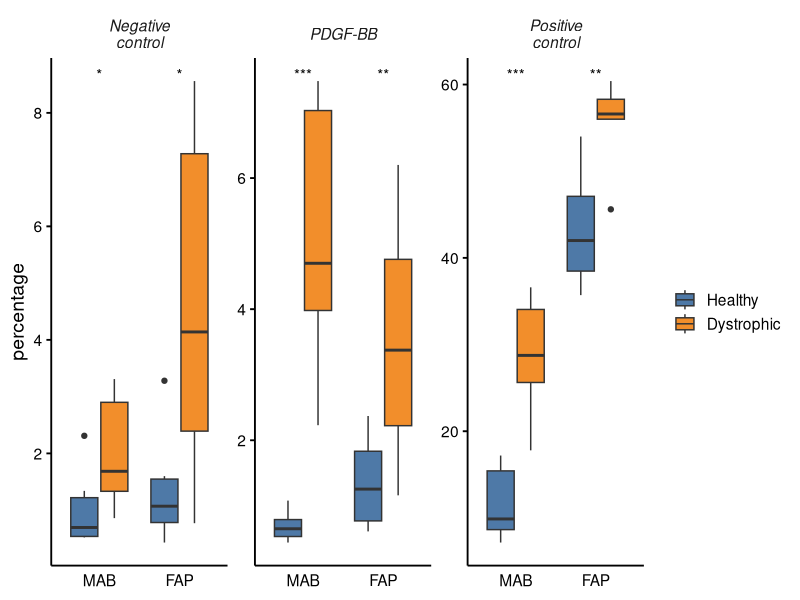
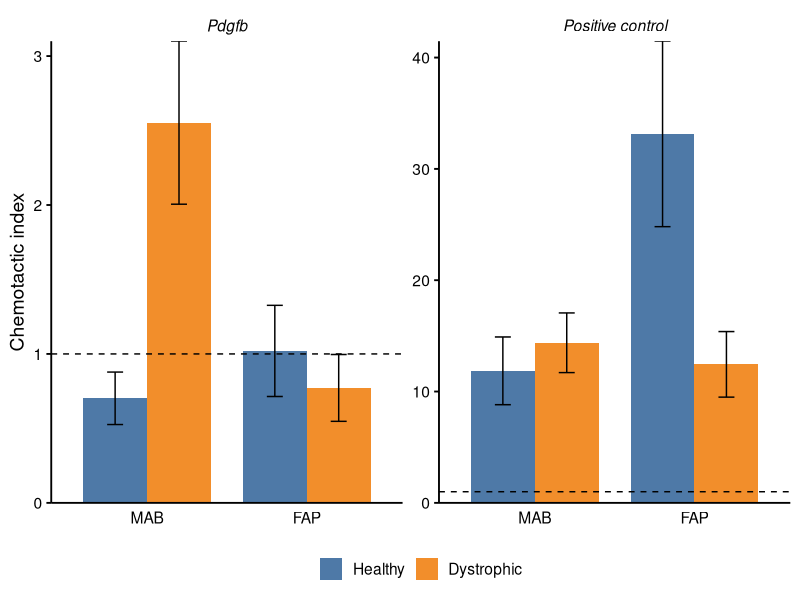
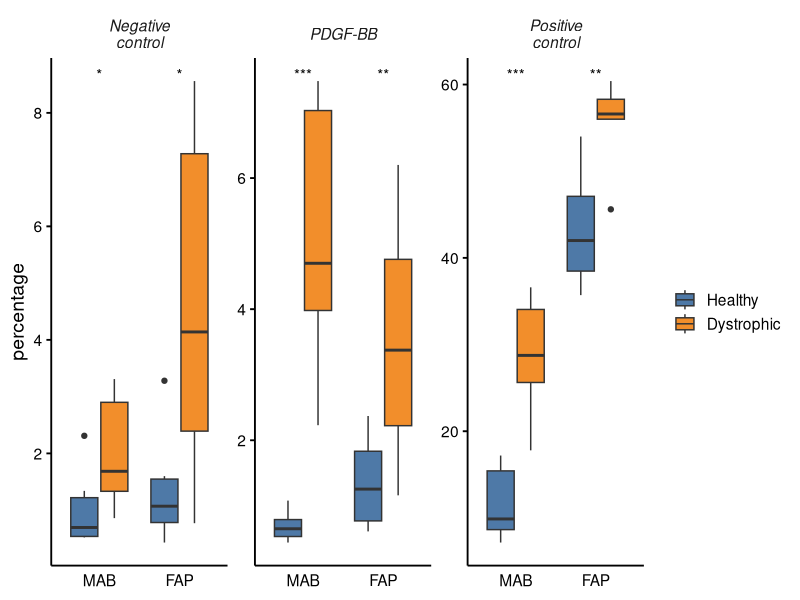
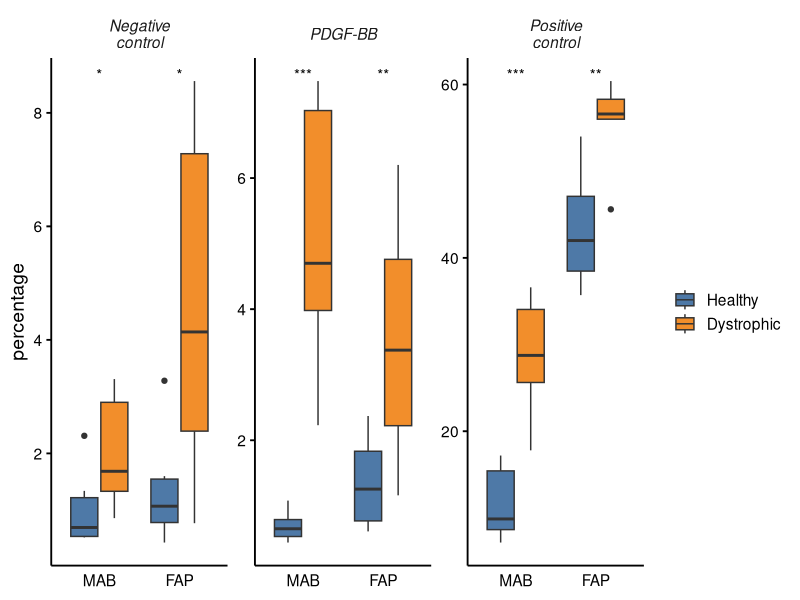
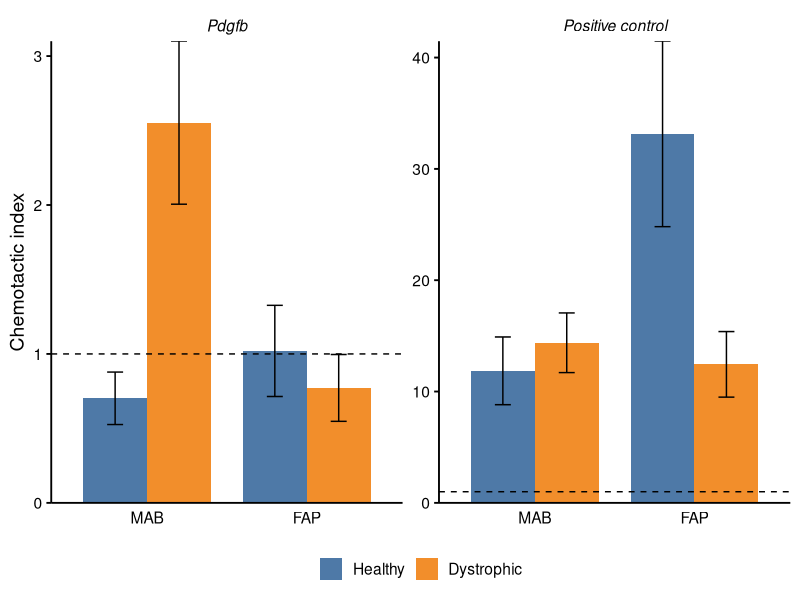
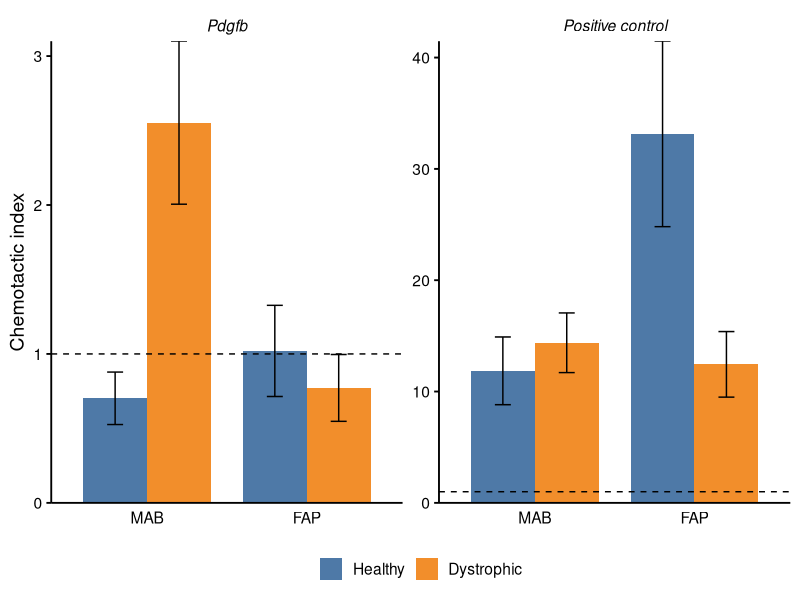

These charts were generated, in order, by the following R code:
## ---- chunk 1
knitr::opts_chunk$set(echo = TRUE)
## ---- chunk 2
library(readxl)
library(tidyr)
library(dplyr)
library(ggplot2)
library(ggpubr)
## ---- chunk 3
df <- read_excel("data/Transwell_migration_pdgf_plate_2.xlsx", col_names = TRUE)
df
## ---- chunk 4
df$compound <- plyr::revalue(df$compound, c(assay_buffer = "Negative_control", PDGF_BB = "Pdgfb", thirty_percent_FBS = "Positive_control"))
df$compound <- factor(df$compound, levels = c("Negative_control", "Pdgfb", "Positive_control"))
## ---- chunk 5
df <- df %>%
  separate(celltype, c("celltype", "mouse"), sep = " ")
## ---- chunk 6
df$genotype <- plyr::revalue(df$mouse, c(`WT16/17` = "Healthy", SGCB3 = "Dystrophic"))
df$genotype <- factor(df$genotype, levels = c("Healthy", "Dystrophic"))
head(df)
## ---- chunk 7
df$celltype <- factor(df$celltype, levels = c("MAB", "FAP"))
## ---- chunk 8
compare_means(percentage ~ genotype, data = df, group.by = c("celltype", "compound"))
## ---- chunk 9
compound_titles <- c(Negative_control = "Negative\ncontrol", Pdgfb = "PDGF-BB", Positive_control = "Positive\ncontrol")
df %>%
  ggplot(aes(x = celltype, y = percentage, fill = genotype)) +
  geom_boxplot() +
  facet_wrap(~compound, scales = "free_y", labeller = labeller(compound = compound_titles)) +
  #scale_y_continuous("Percentage", expand = c(0, 1), limits = c(0, 30)) +
  stat_compare_means(label = "p.signif", label.x = 1) +
  ggthemes::scale_fill_tableau() +
  theme_bw(base_size = 14) +
  theme(panel.border = element_blank(), 
        panel.grid = element_blank(), 
        axis.line = element_line(colour = "black"),
        axis.ticks.y = element_line(colour = "black"), 
        axis.text = element_text(colour = "black"), 
        axis.ticks.x = element_blank(),
        axis.title.x = element_blank(),
        legend.title = element_blank(),
        strip.background = element_blank(),
        strip.text = element_text(face = "italic")
        )
ggsave("plots/migration/percentage_migration_plate_2.pdf", dpi = 600)
ggsave("plots/migration/percentage_migration_plate_2.png", dpi = 600)
## ---- chunk 10
ci <- df %>%
  select(compound, genotype, celltype, percentage) %>%
  group_by(celltype, genotype, compound) %>%
  summarise(replicates = n(),
            perc_avg = mean(percentage, na.rm = TRUE),
            perc_sem = sd(percentage, na.rm = TRUE) / sqrt(replicates) / perc_avg * 100) %>%
  gather(key, value, -(celltype:replicates)) %>%
  unite(col = key, compound, key) %>%
  spread(key, value) %>%
  mutate(CI_pdgfb = Pdgfb_perc_avg / Negative_control_perc_avg,
         SEM_pdgfb = sqrt((Pdgfb_perc_sem)^2 + (Negative_control_perc_sem)^2) * CI_pdgfb / 100,
         CI_posctrl = Positive_control_perc_avg / Negative_control_perc_avg,
         SEM_posctrl = sqrt((Positive_control_perc_sem)^2 + (Negative_control_perc_sem)^2) * CI_posctrl / 100) %>%
  select(celltype, genotype, CI_pdgfb, SEM_pdgfb, CI_posctrl, SEM_posctrl) %>%
  gather(key, value, (CI_pdgfb:SEM_posctrl)) %>%
  separate(key, c("variable", "compound"), sep = "_") %>%
  spread(variable, value) %>%
  mutate(ylower = CI - SEM,
         yupper = CI + SEM)
## ---- chunk 11
compound_titles <- c(pdgfb = "Pdgfb", posctrl = "Positive control")
ci %>%
  ggplot(aes(x = celltype, y = CI, fill = genotype)) +
  geom_col(position = position_dodge(), width = 0.8) +
  geom_errorbar(aes(ymin = ylower, ymax = yupper), position = position_dodge(0.8), width = 0.2) +
  geom_hline(yintercept = 1, linetype = 2) +
  #geom_pointrange(aes(ymin = ylower, ymax = yupper), position = position_dodge(0.8)) +
  facet_wrap(~compound, scales = "free_y", labeller = labeller(compound = compound_titles)) +
  scale_y_continuous("Chemotactic index", expand = c(0, 0)) +
  ggthemes::scale_fill_tableau() +
  theme_bw(base_size = 14) +
  theme(panel.border = element_blank(), panel.grid = element_blank(), strip.background = element_blank(), axis.line = element_line(colour = "black"),
        axis.ticks.y = element_line(colour = "black"), axis.text = element_text(colour = "black"), axis.title.x = element_blank(),
        legend.title = element_blank(), strip.text = element_text(face = "italic", colour = "black"), axis.ticks.x = element_blank(),
        legend.position = "bottom")
ggsave("plots/migration/chemotactic_index_plate_2.pdf", dpi = 600)
ggsave("plots/migration/chemotactic_index_plate_2.png", dpi = 600)
## ---- chunk 12
t_data <- list()
for (i in 1:2) {
  for (j in 1:3) {
    temp <- df %>%
      filter(celltype == as.character(unique(df$celltype))[i] & compound == as.character(unique(df$compound))[j])
    t <- t.test(percentage~genotype, data = temp)
    t_data[[3*(i-1)+j]] <- c(p_value = t$p.value, celltype = as.character(unique(df$celltype))[i], compound = as.character(unique(df$compound))[j])
  }
} 
## ---- chunk 13
head(t_data)
## ---- chunk 14
stat <- as.data.frame(t(as.data.frame(t_data, stringsAsFactors = FALSE)), stringsAsFactors = FALSE)
stat$p_value <- as.numeric(stat$p_value)
rownames(stat) <- NULL
head(stat)
## ---- chunk 15
stat$compound <- plyr::revalue(stat$compound, c(Negative_control = "negctrl", Pdgfb = "pdgfb", Positive_control = "posctrl"))
ci %>%
  inner_join(stat, by = c("celltype", "compound"))
